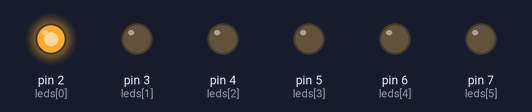
Simulated run of this sketch. Board: Arduino Uno, built with avr-gcc and run on an emulated ATmega328P. Parts: output pins drawn as LEDs (lit = HIGH).

Above: at 0.04 s.
At 0.44 s:
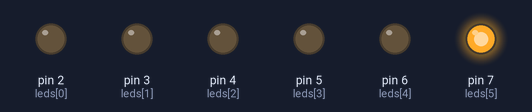
At 0.76 s:
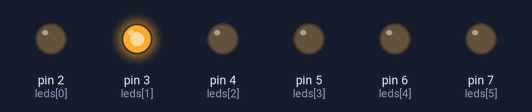
At 1.48 s:
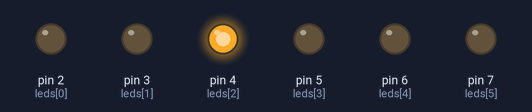
At 2.2 s:
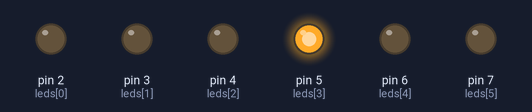
At 2.92 s:
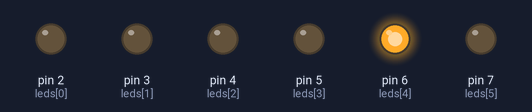
Timing chart, 0 to 3.2 s (numbered marks = the images above):
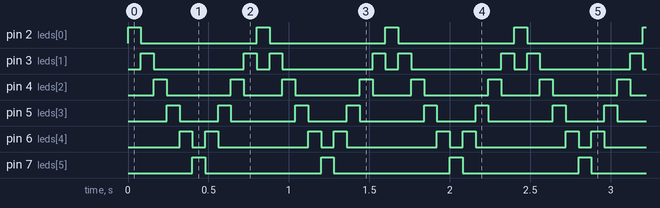

Measured:
- by itself, pin 2 (leds[0]), pin 7 (leds[5]): alternates HIGH for 0.08 s and LOW for 0.72 s
- by itself, pin 3 (leds[1]): repeats every 0.80 s: LOW 0.56 s, HIGH 0.08 s, LOW 0.08 s, HIGH 0.08 s
- by itself, pin 4 (leds[2]): repeats every 0.80 s: LOW 0.40 s, HIGH 0.08 s, LOW 0.24 s, HIGH 0.08 s
- by itself, pin 5 (leds[3]): repeats every 0.80 s: LOW 0.24 s, HIGH 0.08 s, LOW 0.40 s, HIGH 0.08 s
- by itself, pin 6 (leds[4]): repeats every 0.80 s: LOW 0.08 s, HIGH 0.08 s, LOW 0.56 s, HIGH 0.08 s

The sketch:

Projeto_009_Knight_Rider_com_LEDs.ino
```cpp
// Projeto 009 - Knight Rider com LEDs
// Arduino Uno | Arduino Neon Lab

int leds[] = {2,3,4,5,6,7};
 void setup(){ for(int i=0;i<6;i++) pinMode(leds[i], OUTPUT); }
 void loop(){
   for(int i=0;i<6;i++){ digitalWrite(leds[i],HIGH); delay(80); digitalWrite(leds[i],
 LOW); }
   for(int i=4;i>0;i--){ digitalWrite(leds[i],HIGH); delay(80); digitalWrite(leds[i],
 LOW); }
 }
```
